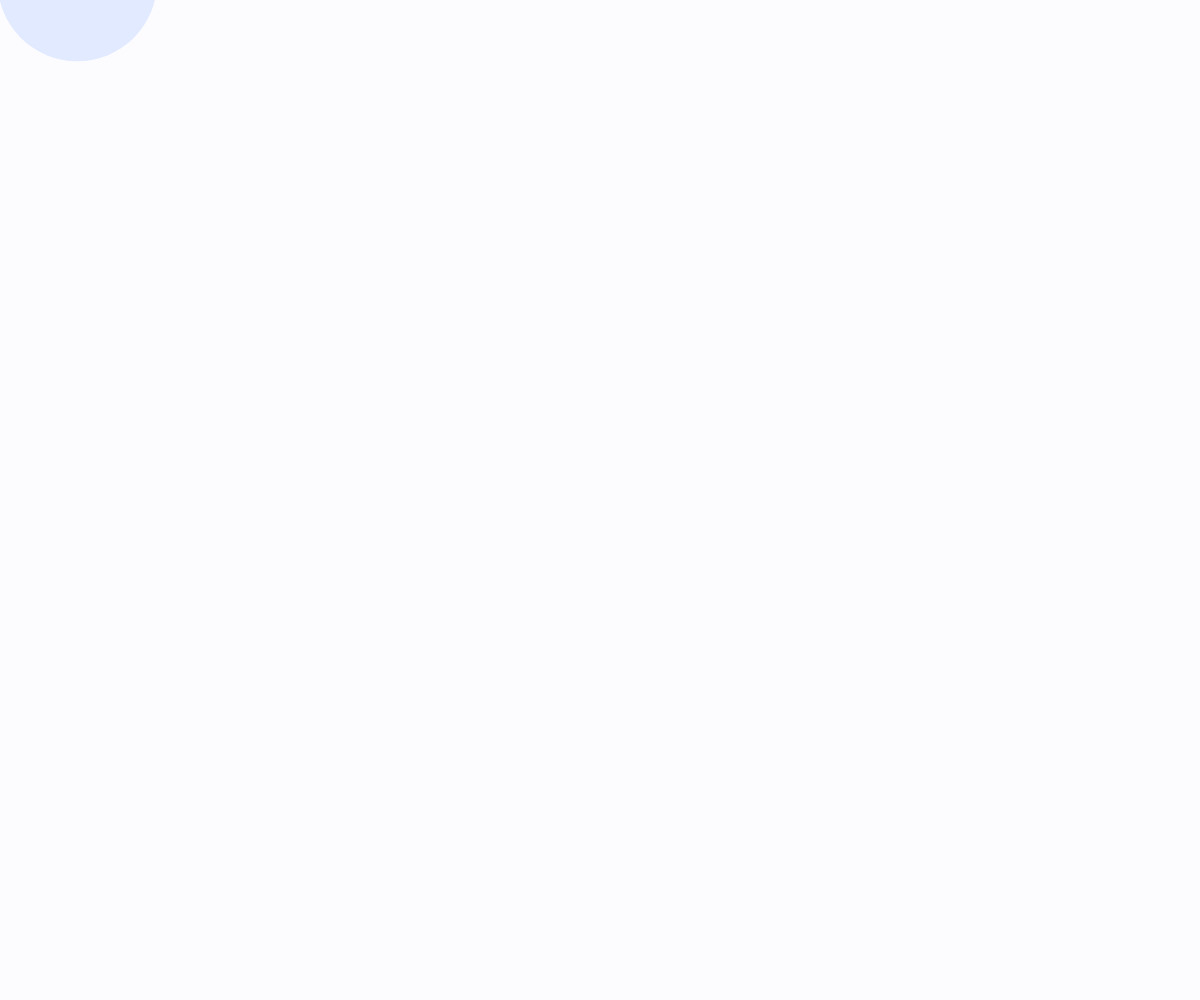
Frame 1 (no input)
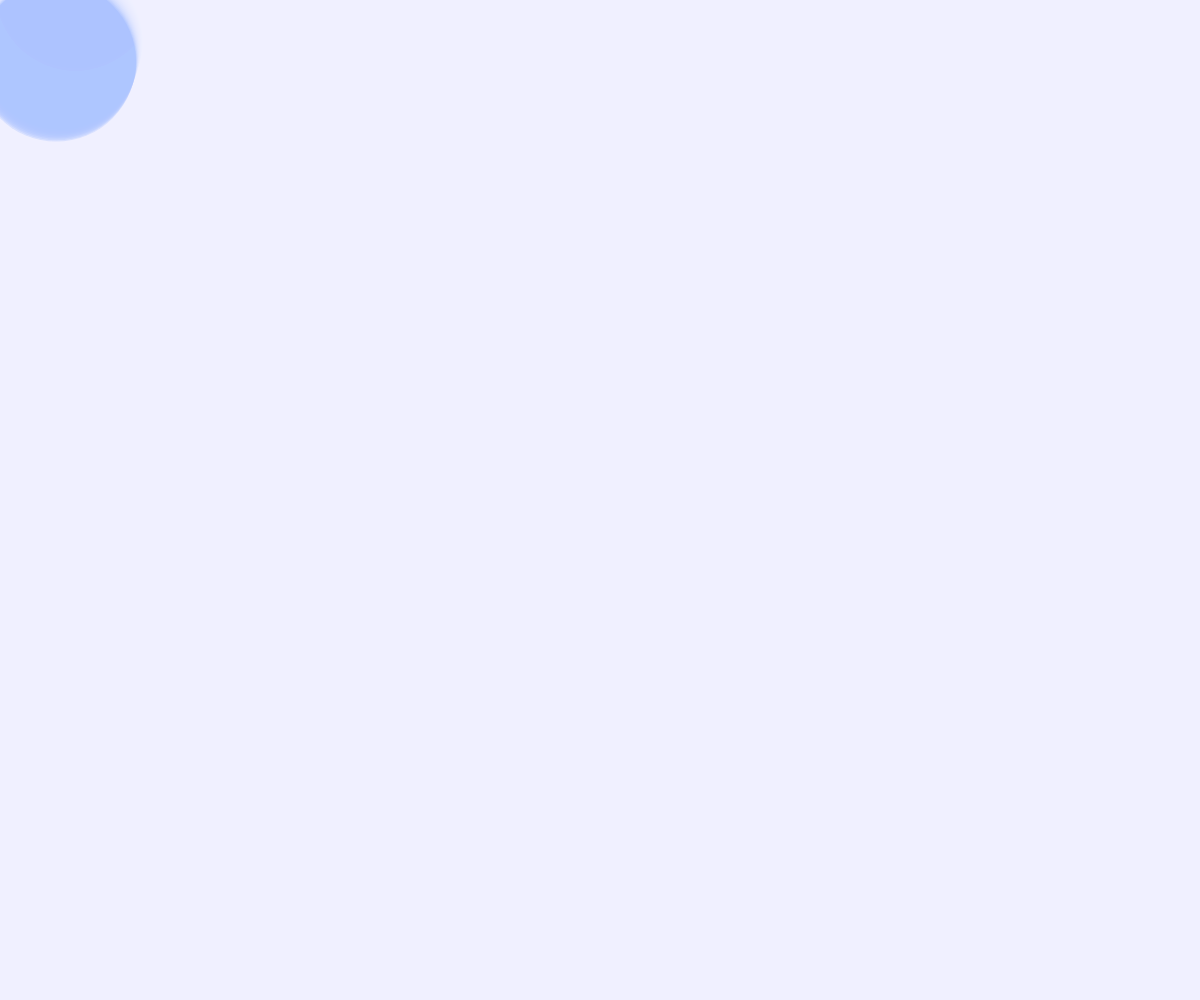
Frame 60 (no input)
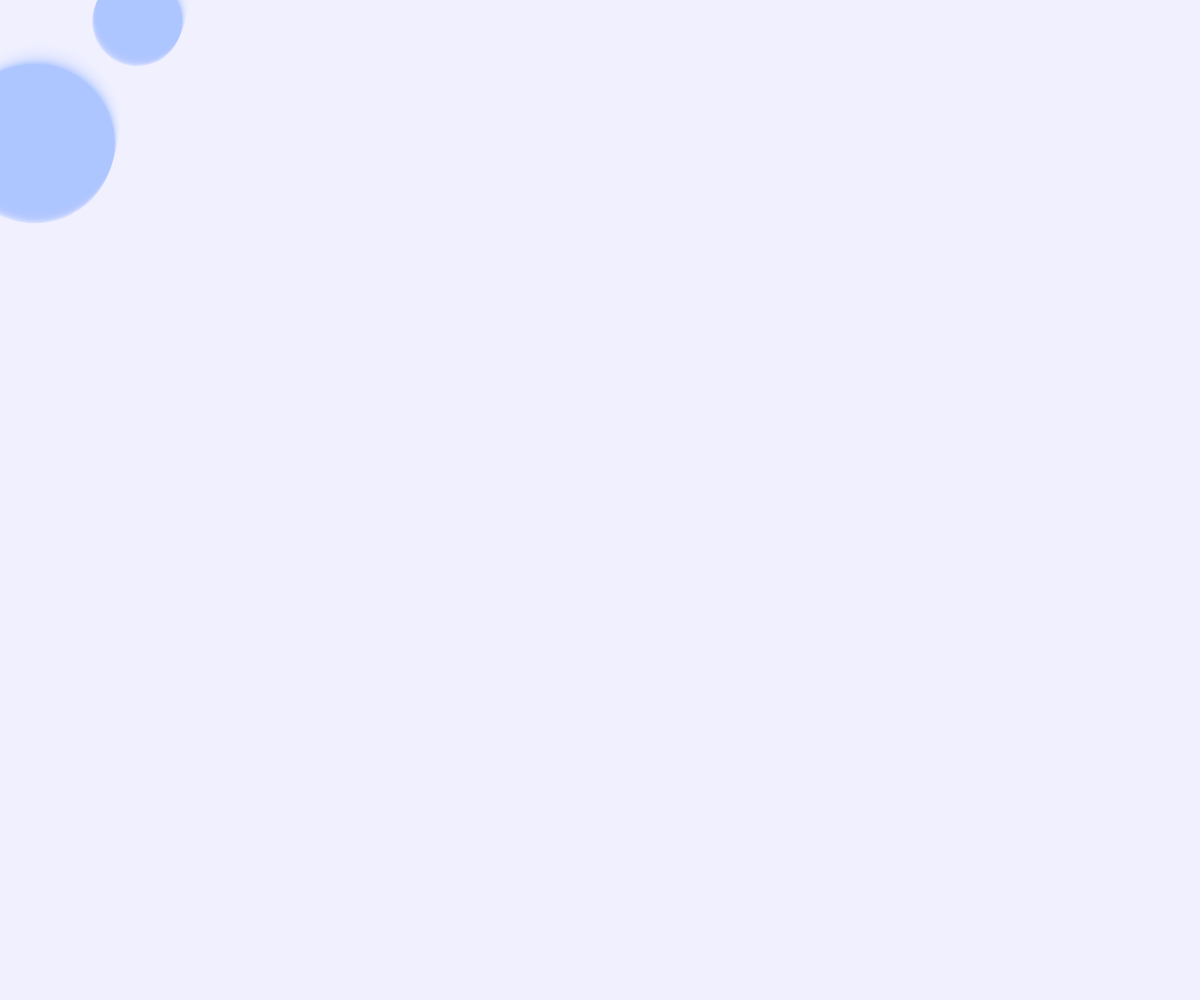
Frame 120 (the mouse pressed at the canvas centre since frame 60)

The p5.js sketch that drew these frames (run headless with seeded random() and noise() and a simulated clock; from frame 60 on, the mouse is pressed at the canvas centre):

// p5.js sketch
// ── sketch.js
let circles = [];

function setup() {
  createCanvas(windowWidth, windowHeight);
  noStroke();

  for (let i = 0; i < 10; i++) {
    circles.push({
      x: random(width),
      y: random(-height, 0),
      size: random(80, 160),
      speed: random(0.5, 1.5),
      offset: random(1000),
    });
  }
}

function draw() {
  background(240, 240, 255, 50);

  for (let c of circles) {
    c.y += c.speed;
    c.x += map(noise(frameCount * 0.01 + c.offset), 0, 1, -1, 1);

    fill(120, 160, 255, 50);
    ellipse(c.x, c.y, c.size);

    if (c.y - c.size / 2 > height) {
      c.y = -c.size / 2;
      c.x = random(width);
    }
  }
}

function windowResized() {
  resizeCanvas(windowWidth, windowHeight);
}
